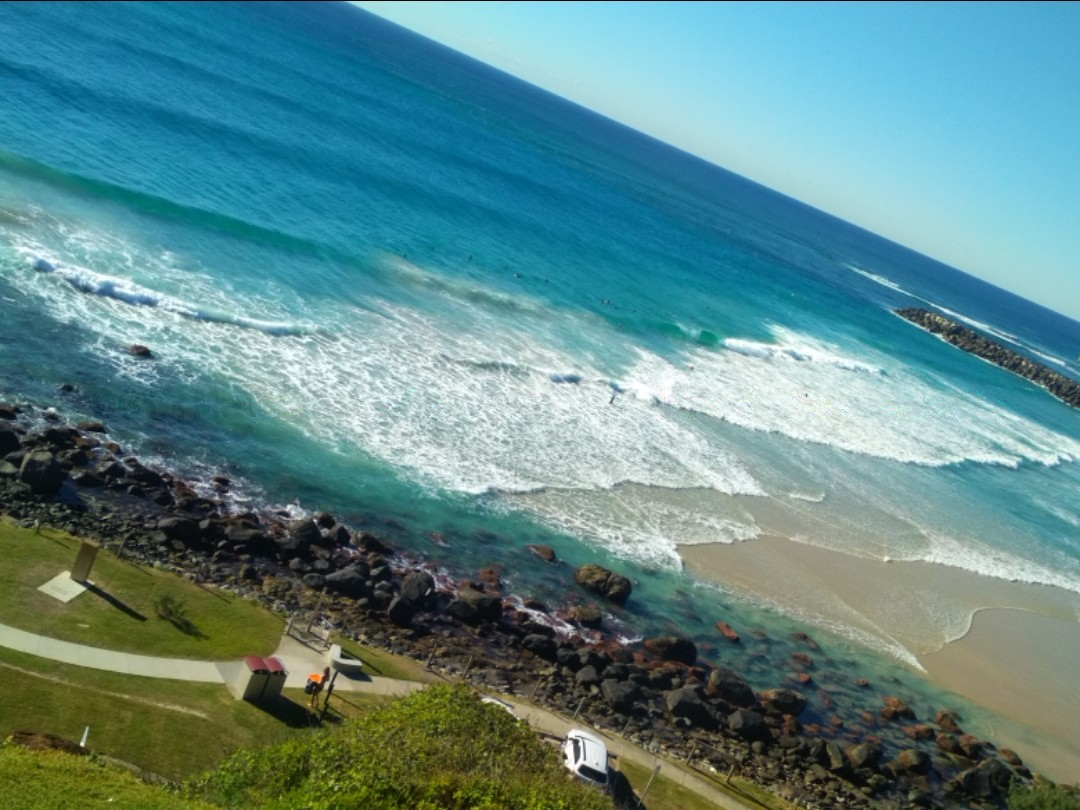
#> input picture misc/strangeXSB/out.png, 1080 x 810 px; the run also reads 1 picture not shown here
$ python getFlag.py
#> lines starting #> are read from the running program, lines starting #| are printed output that depends on the picture; after the words box and inside, x2 and y2 are one past the last pixel; in counts of white or black regions, pixels touching at a corner belong together
import cv2
import numpy as np
from itertools import product
from insertFlag import lsb

if __name__ == '__main__':
  flagImg=cv2.imread("out.png",1)
#> flagImg is the input picture: shape (810, 1080, 3); mean B, G, R 137, 136.1, 93
  sourceImg=cv2.imread("qq.jpg",1)
  for y,x in product(range(flagImg.shape[0]),range(flagImg.shape[1])):
    if (flagImg[y,x]-sourceImg[y,x]<lsb).all():
      flagImg[y,x]=np.full((3),255,np.uint8)
    else:
      flagImg[y,x]=np.full((3),0,np.uint8)
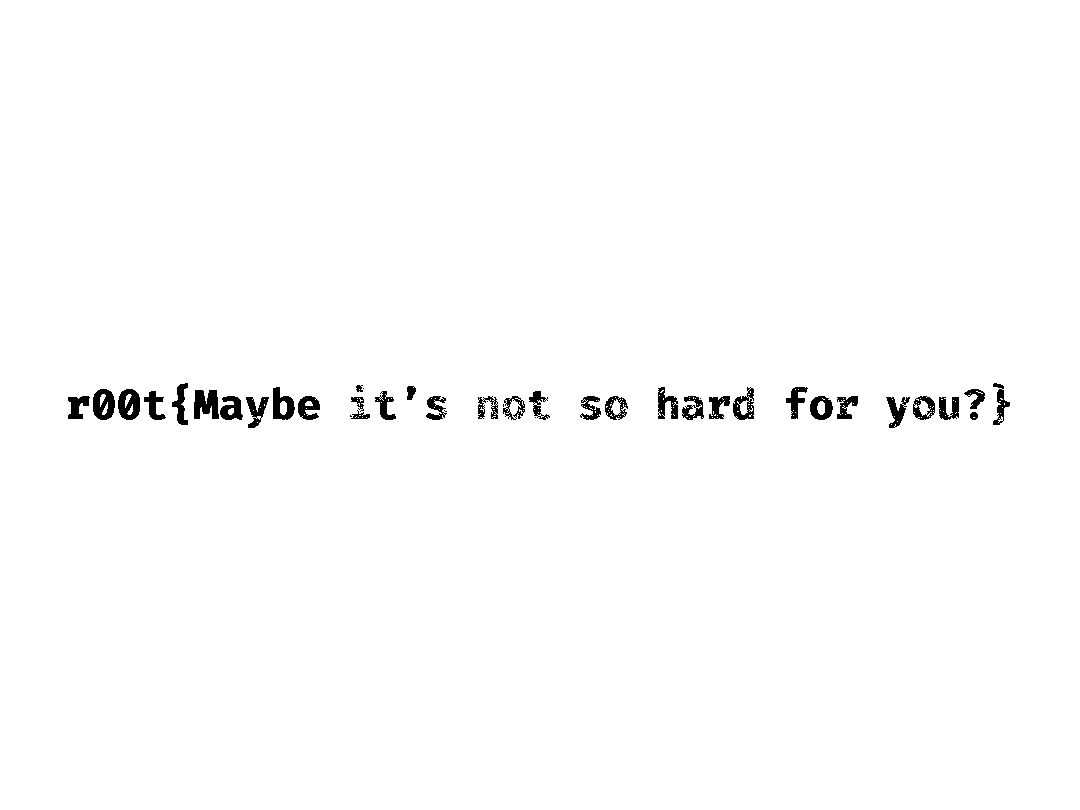
#> flagImg: shape (810, 1080, 3); 98.9% white; 41 black regions (7 under 20 px), largest, box (x1, y1, x2, y2) and area: (194, 390, 219, 419) 549, (118, 389, 140, 420) 491, (93, 389, 115, 420) 487
  cv2.imwrite("ans.png",flagImg)
